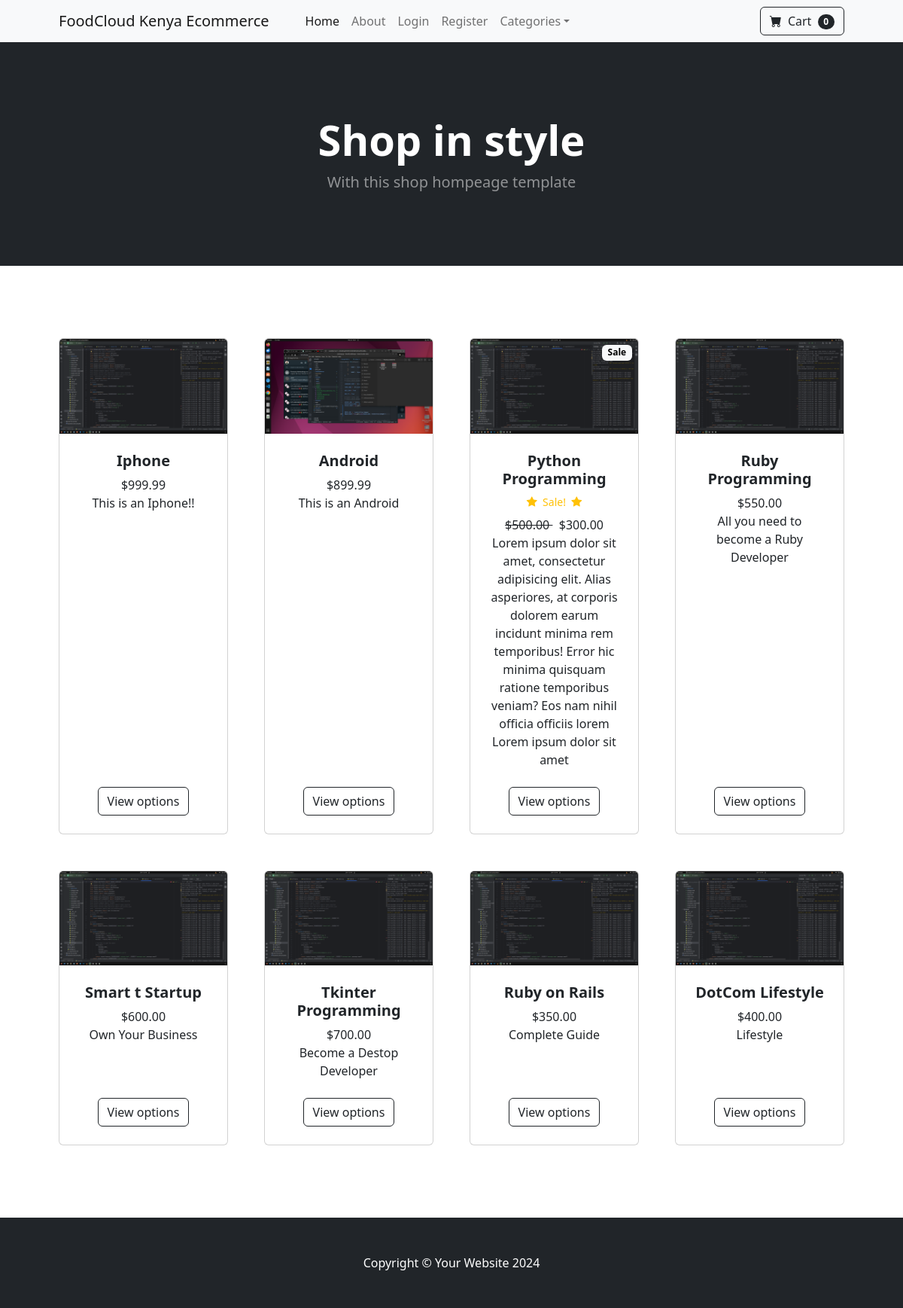
The page / on the database its author committed.
### store/models.py (models this page shows, shortened)
class Product(models.Model):
    name = models.CharField(max_length=100)
    price = models.DecimalField(default=0,decimal_places=2,max_digits=6)
    category = models.ForeignKey(Category,on_delete=models.CASCADE,default=1, max_length=50)
    description = models.CharField(max_length=250,default='',blank=True,null=True)
    image = models.ImageField(upload_to='uploads/products')
    is_sale = models.BooleanField(default=False)
    sale_price = models.DecimalField(default=0,decimal_places=2,max_digits=6)

### store/views.py (the view)
# urls.py: path('', views.index, name='index-url'),
def index(request):
    products = Product.objects.all()
    return render(request, 'index.html', {'products': products})

### cart/context_processors.py (called while the page is built)
def cart(request):
    return {'cart': Cart(request)}

### store/templates/index.html
{% extends 'Base.html' %}
{% block content %}
<header class="bg-dark py-5">
    <div class="container px-4 px-lg-5 my-5">
        <div class="text-center text-white">
            <h1 class="display-4 fw-bolder">Shop in style</h1>
            <p class="lead fw-normal text-white-50 mb-0">With this shop hompeage template</p>
        </div>
    </div>
</header>
<section class="py-5">
    <div class="container px-4 px-lg-5 mt-5">
        <div class="row gx-4 gx-lg-5 row-cols-2 row-cols-md-3 row-cols-xl-4 justify-content-center">
            {% for product in products %}
            {% if product.is_sale %}
            <div class="col mb-5">
                <div class="card h-100">
                    <div class="badge bg-light text-black position-absolute" style="top:0.5rem; right:0.5rem">
                        Sale
                    </div>
                    <img class="card-img-top" src="{{ product.image.url }}" alt="..."/>
                    <div class="card-body p-4">
                        <div class="text-center">
                            <h5 class="fw-bolder">{{ product.name }}</h5>
                            <div class="d-flex justify-content-center small text-warning mb-2 ">
                                <div class="bi-star-fill"></div>
                                &nbsp;&nbsp;Sale!&nbsp;&nbsp;
                                <div class="bi-star-fill"></div>
                            </div>
                            <strike>
                                ${{product.price}}
                            </strike>
                            &nbsp ${{product.sale_price}}
                            <br>
                            {{product.description}}
                        </div>
                    </div>
                    <div class="card-footer p-4 pt-0 border-top-0 bg-transparent">
                        <div class="text-center"><a class="btn btn-outline-dark mt-auto" href="#">View options</a></div>
                    </div>
                </div>
            </div>
            {% else %}
            <div class="col mb-5">
                <div class="card h-100">
                    <img class="card-img-top" src="{{ product.image.url }}" alt="..."/>
                    <div class="card-body p-4">
                        <div class="text-center">
                            <h5 class="fw-bolder">{{ product.name }}</h5>
                            ${{product.price}}
                            <br>
                            {{product.description}}
                        </div>
                    </div>
                    <div class="card-footer p-4 pt-0 border-top-0 bg-transparent">
                        <div class="text-center"><a class="btn btn-outline-dark mt-auto" href="#">View options</a></div>
                    </div>
                </div>
            </div>
            {% endif %}
            {% endfor %}
        </div>
</section>
{% endblock %}

### rows shown on the page
Product: image (picture), name "Iphone", price "999.99", description "This is an Iphone!!"
Product: image (picture), name "Android", price "899.99", description "This is an Android"
Product: image (picture), name "Python Programming", price "500.00", sale_price "300.00", description "Lorem ipsum dolor sit amet, consectetur adipisicing elit. Alias asperiores, at corporis dolorem earum incidunt minima rem temporibus! Error hic minima quisquam ratione temporibus veniam? Eos nam nihil officia officiis lorem Lorem ipsum dolor sit amet"
Product: image (picture), name "Ruby Programming", price "550.00", description "All you need to become a Ruby Developer"
Product: image (picture), name "Smart t Startup", price "600.00", description "Own Your Business"
Product: image (picture), name "Tkinter Programming", price "700.00", description "Become a Destop Developer"
Product: image (picture), name "Ruby on Rails", price "350.00", description "Complete Guide"
Product: image (picture), name "DotCom Lifestyle", price "400.00", description "Lifestyle"
